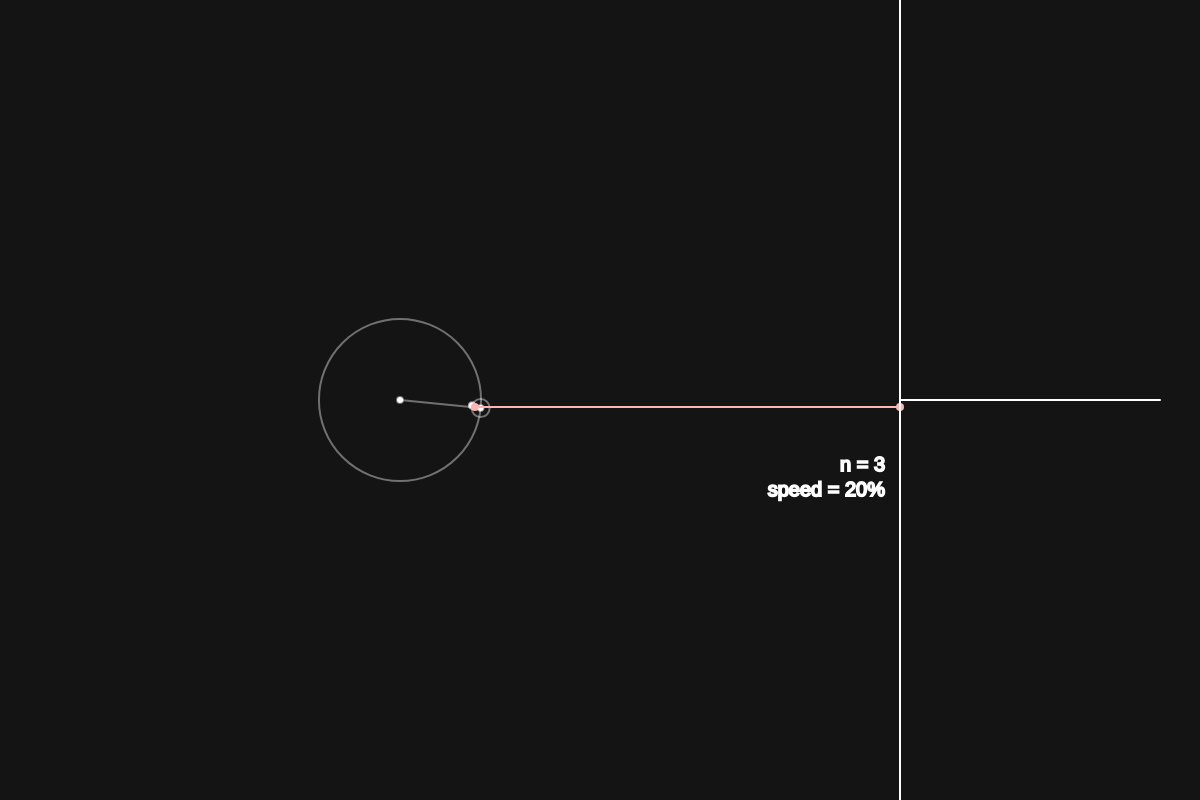
Frame 1 (no input)
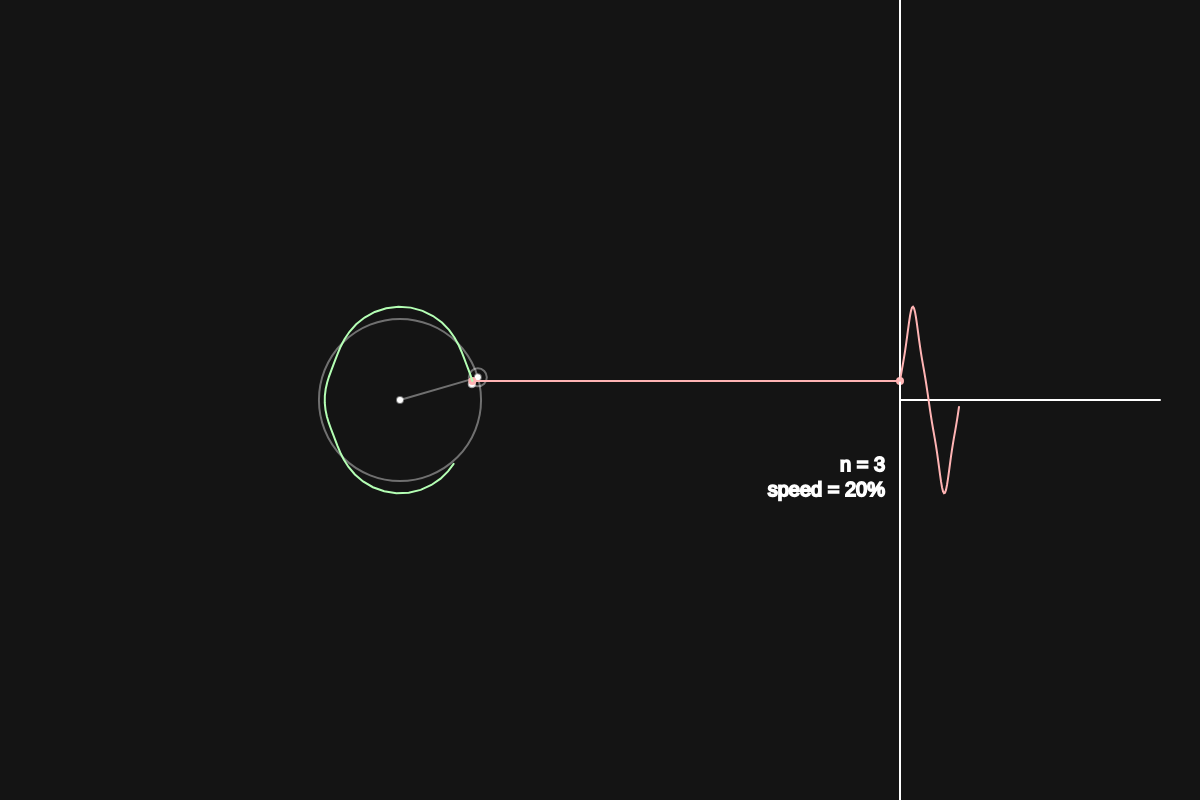
Frame 60 (no input)
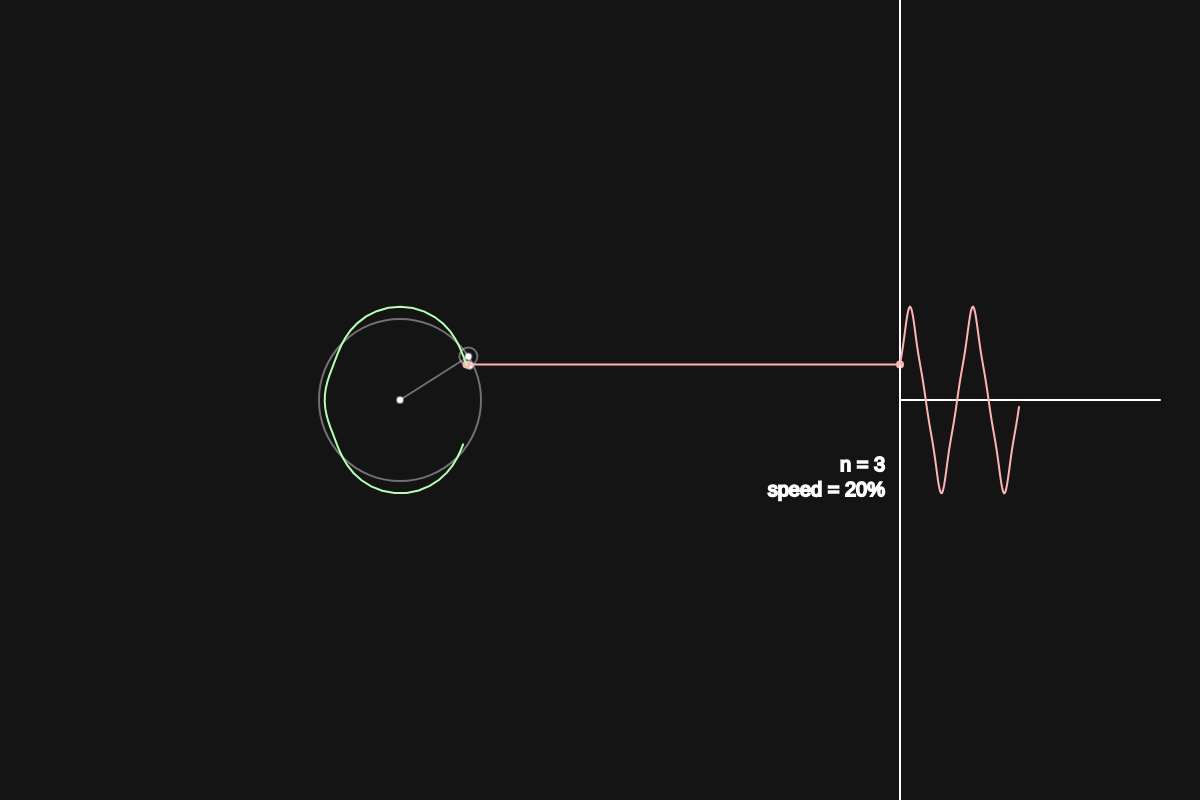
Frame 120 (the mouse pressed at the canvas centre since frame 60)

The p5.js sketch that drew these frames (run headless with seeded random() and noise() and a simulated clock; from frame 60 on, the mouse is pressed at the canvas centre):

// p5.js sketch
// ── sketch.js
let nValueSlider, circleDrawStrokeSlider, timeSlider, rSlider;
function setup() {
  const canvas = createCanvas(1200, 800);
  canvas.mouseClicked(OnCanvasClicked);
  nValueSlider = createSlider(1, 50, 3);
  circleDrawStrokeSlider = createSlider(1, 500, 50);
  timeSlider = createSlider(0, 3000, 1000);
  rSlider = createSlider(1, 500, 100);
  nValueSlider.style("width", "200px");
  timeSlider.style("width", "200px");
  textSize(20);
  textAlign(RIGHT, BOTTOM);

  let sawWaveBtn, squareWaveBtn;
  sawWaveBtn = createButton("Saw Wave");
  squareWaveBtn = createButton("Square Wave");
  sawWaveBtn.mouseClicked(OnSawWaveBtnClicked);
  squareWaveBtn.mouseClicked(OnSquareWaveBtnClicked);
}

const wavePoints = [];
const circlePoints = [];
const waveDrawStart = 500;
const waveDrawWidth = 250;
let t = 0.0;
let waveType = 0;

function draw() {
  background(20);

  stroke(255);
  noFill();
  strokeWeight(2);

  // circles draw
  translate(400, 400);
  t += timeSlider.value() / 10000.0;
  let coorinateVector = createVector(0, 0);
  for (let i = 0; i < nValueSlider.value(); i++) {
    const prevX = coorinateVector.x;
    const prevY = coorinateVector.y;

    const n = i * 2 + 1;
    const wave = getWave(t, n, rSlider.value(), waveType);
    coorinateVector.add(createVector(wave.x, wave.y));
    noFill();
    stroke(255, 100);
    ellipse(prevX, prevY, wave.z * 2);
    fill(255);
    line(coorinateVector.x, coorinateVector.y, prevX, prevY);
    ellipse(prevX, prevY, 6);
  }
  noStroke();
  fill(255, 180, 180);
  ellipse(coorinateVector.x, coorinateVector.y, 8);
  stroke(255, 180, 180);
  line(coorinateVector.x, coorinateVector.y, waveDrawStart, coorinateVector.y);

  if (timeSlider.value() !== 0) {
    circlePoints.unshift(coorinateVector);
  }

  // circle stroke v1: with closed shape
  noFill();
  stroke(180, 255, 180);
  beginShape();
  for (let i = 0; i < circlePoints.length; i++) {
    vertex(0 + circlePoints[i].x, circlePoints[i].y);
  }
  endShape();

  // circle stroke v2: with points
  /* noStroke();
  for (let i = 0; i < circlePoints.length; i++) {
    fill(180, 255, 180, 255 - (255.0 / circleDrawStrokeSlider.value()) * i);
    ellipse(0 + circlePoints[i].x, circlePoints[i].y, 3);
  } */

  if (circlePoints.length > circleDrawStrokeSlider.value()) {
    circlePoints.pop();
    const diff = circlePoints.length - circleDrawStrokeSlider.value();
    circlePoints.splice(circlePoints.length - diff, diff);
  }

  // wave draw extra info
  translate(waveDrawStart, 0);
  noStroke();
  fill(255, 180, 180);
  ellipse(0, coorinateVector.y, 8);
  noFill();
  stroke(255);
  line(0, -height, 0, height);
  line(0, 0, 0 + waveDrawWidth + 10, 0);
  text(
    `n = ${nValueSlider.value()}\nspeed = ${floor(
      map(timeSlider.value(), 0, 5000, 0, 100)
    )}%`,
    -15,
    100
  );

  if (timeSlider.value() !== 0) {
    wavePoints.unshift(coorinateVector.y);
  }

  stroke(255, 180, 180);
  noFill();

  // wave draw
  beginShape();
  for (let i = 0; i < wavePoints.length; i++) {
    const xPos = i * 1;
    const yPos = wavePoints[i];
    vertex(0 + xPos, yPos);
  }
  endShape();

  if (wavePoints.length > waveDrawWidth) {
    wavePoints.pop();
  }
}

// wave types
const getSawWave = (t, n, sizeScalar) => {
  const _r = sizeScalar * ((8 / PI ** 2) * ((-1) ** ((n - 1) / 2) / n ** 2));
  const x = _r * cos(n * t);
  const y = _r * sin(n * t);
  return createVector(x, y, _r);
};

const getSquareWave = (t, n, sizeScalar) => {
  const _r = sizeScalar * (4 / (n * PI));
  const x = _r * cos(n * t);
  const y = _r * sin(n * t);
  return createVector(x, y, _r);
};

const getSawToothWave = (t, n, sizeScalar) => {
  const _r = sizeScalar * ((2 / (PI * n)) * (-1) ** n);
  const x = _r * cos(n * t);
  const y = _r * sin(n * t);
  return createVector(x, y, _r);
};

const getWave = (t, n, sizeScalar = 1, type) => {
  switch (type) {
    case 0:
      return getSawWave(t, n, sizeScalar);
    case 1:
      return getSquareWave(t, n, sizeScalar);
    default:
      return getSawToothWave(t, n, sizeScalar);
  }
};

// events
let previousTimeSliderValue = 0;
const OnCanvasClicked = () => {
  const pValue = previousTimeSliderValue;
  previousTimeSliderValue =
    previousTimeSliderValue > 0 ? 0 : timeSlider.value();
  timeSlider.value(pValue);
};

const OnSawWaveBtnClicked = () => {
  waveType = 0;
};

const OnSquareWaveBtnClicked = () => {
  waveType = 1;
};

// ── sketch.html
<!DOCTYPE html>
<html lang="en">
  <head>
    <meta charset="utf-8" />
    <title>Fourier Series Visual Tool</title>
    <script src="https://cdnjs.cloudflare.com/ajax/libs/p5.js/1.4.0/p5.js"></script>
    <script
      src="https://code.jquery.com/jquery-3.6.0.js"
      integrity="sha256-H+K7U5CnXl1h5ywQfKtSj8PCmoN9aaq30gDh27Xc0jk="
      crossorigin="anonymous"
    ></script>
    <script src="../helpers.js"></script>
    <script src="sketch.js"></script>
    <style>
      html {
        background-color: rgb(20, 20, 20);
      }

      h1 {
        color: rgb(175, 175, 175);
        font-family: Arial, Helvetica, sans-serif;
      }
    </style>
  </head>

  <body id="content"></body>
</html>
